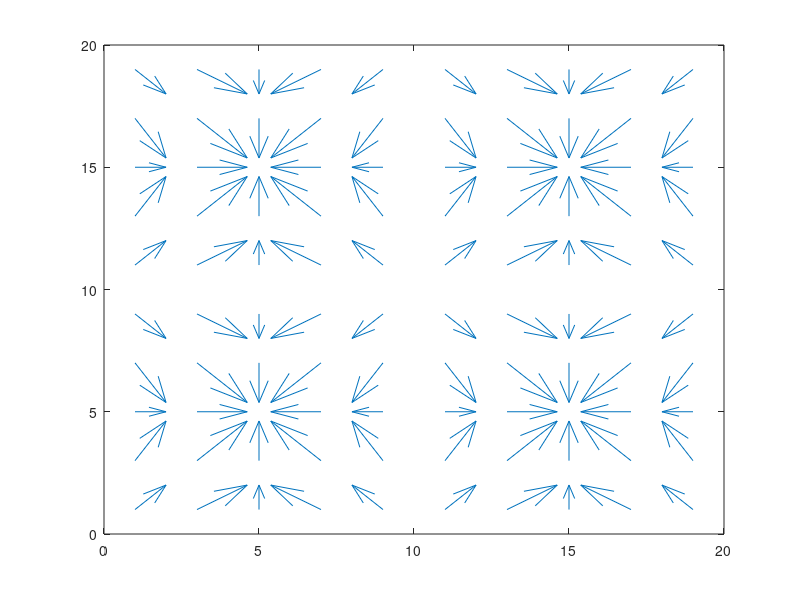

Write the MATLAB code that produced this figure.
 [x, y] = meshgrid (1:2:20);
          h = quiver (x, y, sin (2*pi*x/10), sin (2*pi*y/10));
          set (h, "maxheadsize", 0.33);

